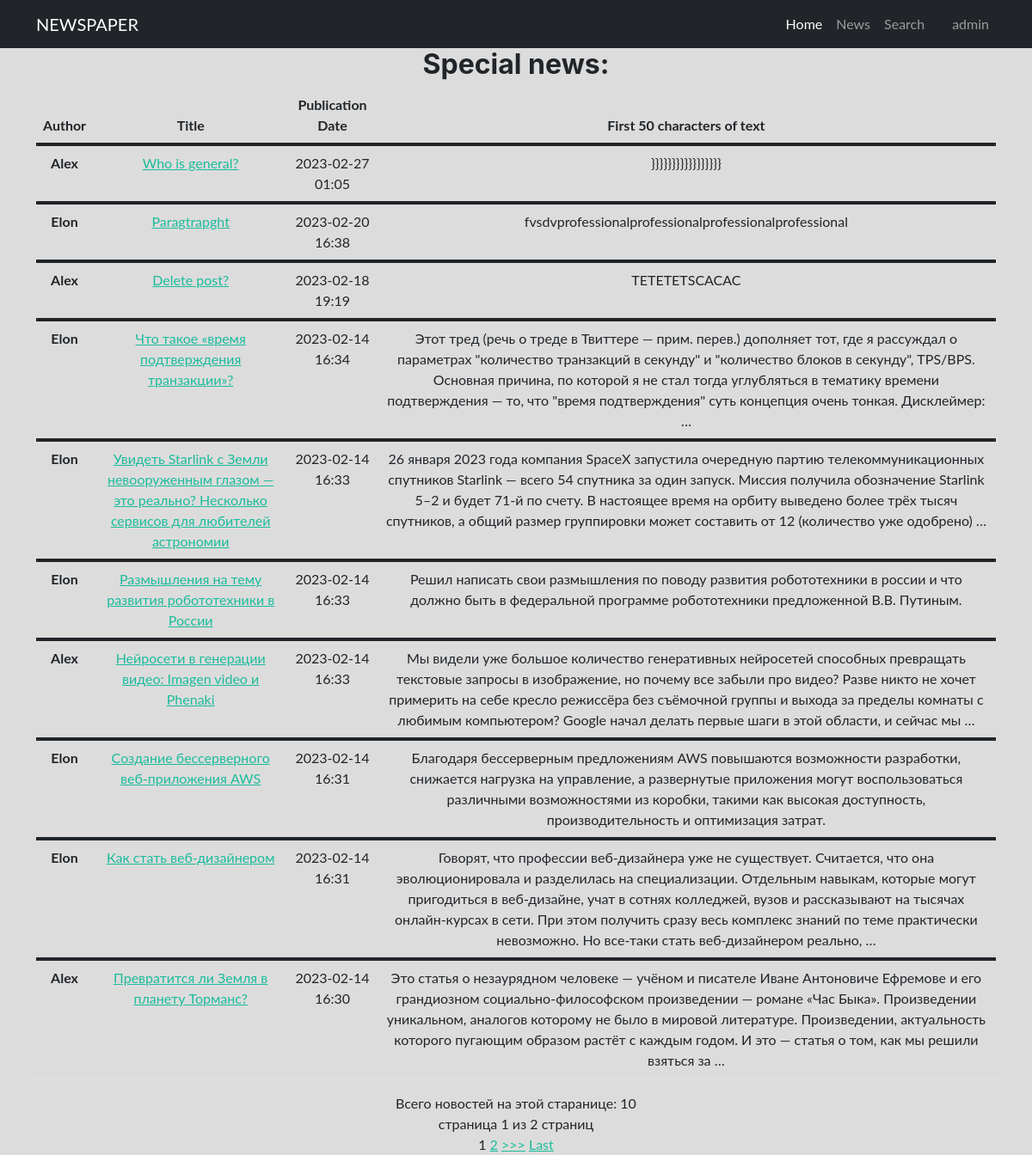
The page /news/ (signed in) on the database its author committed.
### news/models.py (models this page shows, shortened)
class Post(models.Model):
    post_link_author = models.ForeignKey(Author, on_delete=models.CASCADE)
    news = 'N'
    articles = 'A'
    CATEGORY_CHOICES = [
        (news, 'Новости'),
        (articles, 'Статьи')
    ]
    categoryType = models.CharField(max_length=1,
                                    choices=CATEGORY_CHOICES,
                                    default=news)
    post_data = models.DateTimeField(auto_now_add=True)  # дата создания объекта
    post_link_category = models.ManyToManyField(Category, through='PostCategory')
    title = models.CharField(max_length=255)
    text = models.TextField()
    rating = models.FloatField(default=0)

class Author(models.Model):
    authors_link_user = models.OneToOneField(User, on_delete=models.CASCADE)
    author_rating = models.FloatField(default=0)
    def __str__(self):
        return self.authors_link_user.username.title()

### news/views.py (the view, shortened to what this page needs)
# urls.py: path('', PostList.as_view()),
class PostList(ListView):
    model = Post # модель Post
    template_name = 'news.html'
    context_object_name = 'news'
    queryset = Post.objects.order_by('-id')  # новости выводятся от старой до самой новой
    paginate_by = 10 # устанавливаем пагинацию на последние добавленные 10 новостей/статей
    form_class = PostForm

### news/templatetags/custom_filters.py (called while the page is built)
@register.filter(name='censor')
def censor(value, arg):
    for i in value.split():
        if i.lower() in ban_words:
            value = value.replace(i, arg)
    return value

### news/templatetags/perm_link_authors.py (called while the page is built)
@register.filter(name='has_group')
def has_group(user, group_name):
    return user.groups.filter(name=group_name).exists()

### templates/news.html (shortened to what this page needs)
{% extends 'flatpages/default.html' %}
{% load custom_filters %}
{% block content %}
<h2 align="center">Special news:</h2>
{% if news %}
<table class="table">
    <thead class="thead-dark" align="center">
      <tr>
        <th scope="col">Author</th>
        <th scope="col">Title</th>
        <th scope="col">Publication Date</th>
        <th scope="col">First 50 characters of text</th>
      </tr>
    </thead>
    {% for post in object_list %}
    <tbody align="center">
        <tr>
            <th scope="row">{{ post.post_link_author}}</th>
            <td><a href="{% url 'post' post.id %}">{{ post.title|censor:'*****' }}</a></td>
            <td>{{ post.post_data|date:'Y-m-d H:i' }}</td>
            <td>{{ post.text|truncatewords:50|censor:'*****'}}</td>
        </tr>
    </tbody>
        {% endfor %}
</table>
    {% if is_paginated %}
    <div align="center">
        Всего новостей на этой старанице: {{ news | length }}
        <br>
        страница {{ page_obj.number}} из {{ page_obj.paginator.num_pages }} страниц
        <br>
        {% for num in page_obj.paginator.page_range %}
            {% if page_obj.number == num %}
                <a>{{ num }}</a>
            {% elif num > page_obj.number|add:'-3' and num < page_obj.number|add:'3' %}
                <a href="?page={{ num }}">{{ num }}</a>
            {% endif %}
        {% endfor %}
        {% if page_obj.has_next %}
            <a href="?page={{ page_obj.next_page_number }}">>>></a>
            <a href="?page={{ page_obj.paginator.num_pages }}">Last</a>
        {% endif %}
    </div>
    {% endif%}
{% else %}
    <h1>Новостей нет</h1>
{% endif %}
{% endblock content %}

### templates/flatpages/default.html (shortened to what this page needs)
{% load static %}
{% load perm_link_authors %}
<!DOCTYPE html>
<html lang="en">
    <head>
        <link rel="stylesheet" href="{% static 'bootstrap/css/styles.css' %}">
    </head>
    <body style="background: rgba(189, 188, 188, 0.522)">
        <nav class="navbar navbar-expand-lg navbar-dark bg-dark">
            <div class="container">
                <a class="navbar-brand" href="/default">NEWSPAPER</a>
                <div class="collapse navbar-collapse" id="navbarSupportedContent">
                    <ul class="navbar-nav ms-auto mb-2 mb-lg-0">
                        <li class="nav-item"><a class="nav-link active" aria-current="page" href="/default">Home</a></li>
                        <li class="nav-item"><a class="nav-link" href="/news">News</a></li>
                        <li class="nav-item"><a class="nav-link" href="/news/search">Search</a></li>
                        <li class="nav-item"><a class="nav-link" href="/news/add"></a></li>
                        <li class="nav-item"><a class="nav-link" href="/">{% if request.user.is_authenticated %}
                            {{ request.user.username }}
                            {% else %}
                            Sign in
                        {% endif %}
                    </a></li>
                    </ul>
                </div>
            </div>
        </nav>
        <main class="page-content">
            <div class="container">
                    {% block content %}{% endblock content %}
            </div>
        </main>
    </body>
</html>

### rows shown on the page
Post: post_link_author "Alex", title|censor "Who is general?", post_data "2023-02-27 01:05", text|censor "}}}}}}}}}}}}}}}}}"
Post: post_link_author "Elon", title|censor "Paragtrapght", post_data "2023-02-20 16:38", text|censor "fvsdvprofessionalprofessionalprofessionalprofessional"
Post: post_link_author "Alex", title|censor "Delete post?", post_data "2023-02-18 19:19", text|censor "TETETETSCACAC"
Post: post_link_author "Elon", title|censor "Что такое «время подтверждения транзакции»?", post_data "2023-02-14 16:34", text|censor "Этот тред (речь о треде в Твиттере — прим. перев.) дополняет тот, где я рассуждал о параметрах \"количество транзакций в секунду\" и \"количество блоков в секунду\", TPS/BPS. Основная причина, по которой я не стал тогда углубляться в тематику времени подтверждения — то, что \"время подтверждения\" суть концепция очень тонкая. Дисклеймер: …"
Post: post_link_author "Elon", title|censor "Увидеть Starlink с Земли невооруженным глазом — это реально? Несколько сервисов для любителей астрономии", post_data "2023-02-14 16:33", text|censor "26 января 2023 года компания SрасеХ запустила очередную партию телекоммуникационных спутников Starlink — всего 54 спутника за один запуск. Миссия получила обозначение Starlink 5–2 и будет 71-й по счету. В настоящее время на орбиту выведено более трёх тысяч спутников, а общий размер группировки может составить от 12 (количество уже одобрено) …"
Post: post_link_author "Elon", title|censor "Размышления на тему развития робототехники в России", post_data "2023-02-14 16:33", text|censor "Решил написать свои размышления по поводу развития робототехники в россии и что должно быть в федеральной программе робототехники предложенной В.В. Путиным."
Post: post_link_author "Alex", title|censor "Нейросети в генерации видео: Imagen video и Phenaki", post_data "2023-02-14 16:33", text|censor "Мы видели уже большое количество генеративных нейросетей способных превращать текстовые запросы в изображение, но почему все забыли про видео? Разве никто не хочет примерить на себе кресло режиссёра без съёмочной группы и выхода за пределы комнаты с любимым компьютером? Google начал делать первые шаги в этой области, и сейчас мы …"
Post: post_link_author "Elon", title|censor "Создание бессерверного веб-приложения AWS", post_data "2023-02-14 16:31", text|censor "Благодаря бессерверным предложениям AWS повышаются возможности разработки, снижается нагрузка на управление, а развернутые приложения могут воспользоваться различными возможностями из коробки, такими как высокая доступность, производительность и оптимизация затрат."
Post: post_link_author "Elon", title|censor "Как стать веб-дизайнером", post_data "2023-02-14 16:31", text|censor "Говорят, что профессии веб-дизайнера уже не существует. Считается, что она эволюционировала и разделилась на специализации. Отдельным навыкам, которые могут пригодиться в веб-дизайне, учат в сотнях колледжей, вузов и рассказывают на тысячах онлайн-курсах в сети. При этом получить сразу весь комплекс знаний по теме практически невозможно. Но все-таки стать веб-дизайнером реально, …"
Post: post_link_author "Alex", title|censor "Превратится ли Земля в планету Торманс?", post_data "2023-02-14 16:30", text|censor "Это статья о незаурядном человеке — учёном и писателе Иване Антоновиче Ефремове и его грандиозном социально‑философском произведении — романе «Час Быка». Произведении уникальном, аналогов которому не было в мировой литературе. Произведении, актуальность которого пугающим образом растёт с каждым годом. И это — статья о том, как мы решили взяться за …"

### other values the page prints
{{ request.user.username }} "admin"
{{ news | length }} "10"
{{ page_obj.number }} "1"
{{ page_obj.paginator.num_pages }} "2"
{{ num }} "1"
{{ num }} "2"
